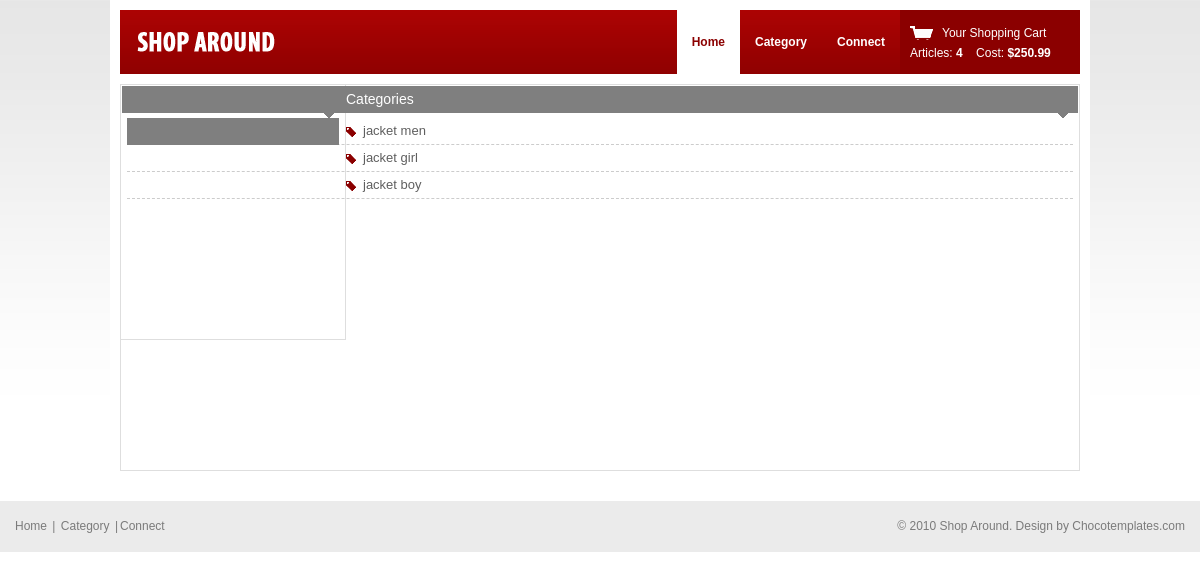
Page /cats on the committed database.
### product/models.py (models this page shows, shortened)
class category(models.Model):
    name = models.CharField(max_length=150)
    description = models.TextField()

### product/views.py (the view)
# urls.py: path('cats',views.AllCategories,name="cats"),
def AllCategories(request):
    allcategory = category.objects.all().order_by("-id")
    return render(request,'pages/category.html',{"allcategory":allcategory})

### templates/pages/category.html (shortened to what this page needs)
{% load static %}
<!DOCTYPE html PUBLIC "-//W3C//DTD XHTML 1.0 Transitional//EN" "http://www.w3.org/TR/xhtml1/DTD/xhtml1-transitional.dtd">
<html xmlns="http://www.w3.org/1999/xhtml">
<head>
<link rel="stylesheet" href="{%static 'css/style.css'%}" type="text/css" media="all" />
</head>
<body>
<div class="shell">
  <div id="header">
    <h1 id="logo"><a href="#">shoparound</a></h1>
    <div id="cart"> <a href="#" class="cart-link">Your Shopping Cart</a>
      <span>Articles: <strong>4</strong></span> &nbsp;&nbsp; <span>Cost: <strong>$250.99</strong></span> </div>
    <div id="navigation">
      <ul>
        <li><a href="/#" class="active">Home</a></li>
        <li><a href="/category/">Category</a></li>
        <li><a href="#">Connect</a></li>
      </ul>
    </div>
  </div>
  <div id="main">
     <div id="sidebar">
      <div class="box search">
        <h2>Search by <span></span></h2>
        <div class="box-content">
          <form action="#" method="post">
            <h2>{{mycategory.name}}</h2>
            </div>
        </div>
      </div>
      <div class="box categories">
        <h2>Categories <span></span></h2>
        <div class="box-content">
          {% for c in allcategory %}
          <ul>
            <li><a href="/category/{{c.id}}">{{c.name}}</a></li>
          </ul>
          {% endfor %}
        </div>
      </div>
    </div>
  </div>
  <div id="footer">
    <p class="left"> <a href="#">Home</a> <span>|</span> <a href="#">Category</a> <span>|</span><a href="#">Connect</a> </p>
    <p class="right"> &copy; 2010 Shop Around. Design by <a href="http://chocotemplates.com">Chocotemplates.com</a> </p>
  </div>
</body>
</html>

### product/static/css/style.css (style rules this page uses)
* { padding:0; margin:0; outline:0; }
body { background:#fff url(images/body.gif) repeat-x 0 0; font-family: "Trebuchet MS", Arial, sans-serif; font-size:12px; line-height:16px; color:#636363; }
a { color:#8b0000; text-decoration: underline; cursor:pointer; }
.left, .alignleft { float:left; display:inline; }
.right, .alignright { float:right; display:inline; }
h2 { font-size:14px; line-height:16px; }
h1#logo { font-size:0; line-height:0; width:156px; height:64px; float:left; }
h1#logo a { display:block; height:64px; text-indent: -4000px; background:url(images/logo.gif); }
.shell { width:960px; margin:0 auto; padding:10px; background:#fff; }
#header { height:64px; background:url(images/header.gif); position:relative; }
#navigation { float:right; white-space:nowrap; }
#navigation ul { list-style-type: none; height:64px; font-weight: bold; float:left; }
#navigation ul li { float:left; display:inline; }
#navigation ul li a { float:left; height:64px; line-height:64px; text-decoration: none; color:#fff; padding:0 15px; }
#navigation ul li a.active, #navigation ul li a:hover { background:#fff; color:#8b0000; }
#cart { float:right; width:160px; top:0; right:0; height:51px; background:#8b0000; color:#fff; padding:13px 10px 0 10px; white-space:nowrap; line-height:20px; }
a.cart-link { color:#fff; background:url(images/cart-link.gif) no-repeat 0 0; padding:0 0 0 32px; text-decoration: none; }
#sidebar { float:left; width:226px; }
#main { padding:10px 0 0 0; }
.box { padding:1px; border:solid 1px #dedede; margin-bottom:10px; }
.box h2 { background:#7f7f7f; color:#fff; font-weight: normal; padding:0 5px; position:relative; height:27px; line-height:27px; }
.box h2 span { position:absolute; width:10px; height:5px; background:url(images/h2-arr.gif); top:27px; right:10px; font-size:0; line-height:0; }
.box-content { padding:5px; }
.search { min-height:252px; }
.categories { min-height:383px; }
.categories ul { list-style-type: none; font-size:13px; }
.categories ul li { border-bottom:dashed 1px #ccc; padding:5px 0; }
.categories ul li a { color:#5f5f5f; text-decoration: none; background:url(images/cat.gif) no-repeat 0 4px; padding-left:17px; }
#footer { height:51px; background:#ebebeb; white-space:nowrap; line-height:50px; padding:0 15px; color:#7b7b7b; margin-top:10px; }
#footer a { color:#7b7b7b; text-decoration: none; }
#footer span { padding:0 2px; }

### rows in the picture
category: name "jacket men"
category: name "jacket girl"
category: name "jacket boy"
